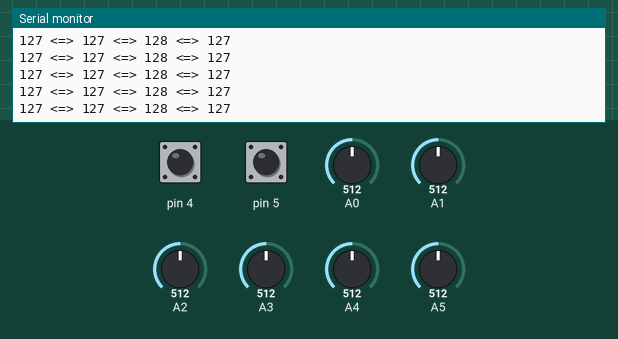
Simulated run of this sketch. Board: Arduino Uno, built with avr-gcc and run on an emulated ATmega328P. On the bench: the last lines printed to the serial monitor. The test bench sets the inputs (shaded band); at power-on: A3 = 512, pin 4 HIGH, pin 5 HIGH, A0 = 512, A1 = 512, A2 = 512, A4 = 512, A5 = 512. No radio packets arrive unless stated.

Above: at 1.2 s.
1.3 s: A3 set to 610
At 2.3 s:
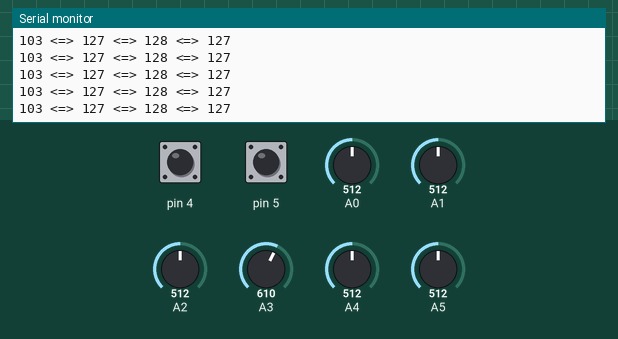
2.8 s: A3 set to 641
At 3.3 s:
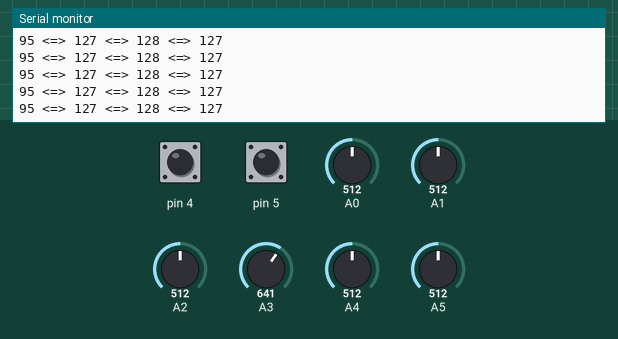
Timing chart, 0 to 5.8 s (numbered marks = the images above; inputs shaded):
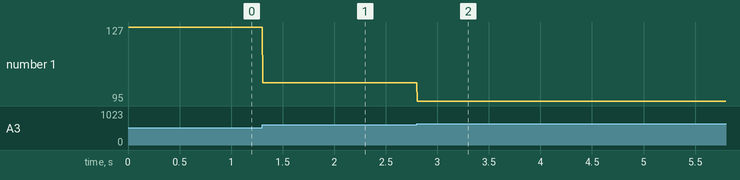

Measured:
- after the input at 1.3 s, the serial monitor: prints a new line at once (image 1)
- after the input at 2.8 s, the serial monitor: prints a new line at once (image 2)
- plotted number 1: 127 → 103 after the input at 1.3 s, 103 → 95 after the input at 2.8 s

The sketch:

Com_Tx.ino
```cpp
// 8 Channel Transmitter (No Trim) | 8 Kanal Verici (Trim Yok)
// Input pin A5

#include <SPI.h>
#include <nRF24L01.h>
#include <RF24.h>
const uint64_t pipeOut = 0xE8E8F0F0E1LL;  // NOTE: The same as in the receiver 000322 | Alıcı kodundaki adres ile aynı olmalı
RF24 radio(9, 10);                        // select CE,CSN pin | CE ve CSN pinlerin seçimi

struct Signal {
  byte throttle;
  byte pitch;
  byte roll;
  byte yaw;
  byte aux1;
  byte aux2;
  byte aux3;
  byte aux4;
};

Signal data;

void ResetData() {
  data.throttle = 0;
  data.pitch = 127;
  data.roll = 127;
  data.yaw = 127;
  data.aux1 = 0;  // Signal lost position | Sinyal kesildiğindeki pozisyon
  data.aux2 = 0;
  data.aux3 = 0;
  data.aux4 = 0;
}

void setup() {
  //Configure the NRF24 module  | NRF24 modül konfigürasyonu
  radio.begin();
  Serial.begin(115200);
  radio.openWritingPipe(pipeOut);
  radio.setChannel(100);
  radio.setAutoAck(false);
  radio.setDataRate(RF24_250KBPS);  // The lowest data rate value for more stable communication  | Daha kararlı iletişim için en düşük veri hızı.
  radio.setPALevel(RF24_PA_MAX);    // Output power is set for maximum |  Çıkış gücü maksimum için ayarlanıyor.
  radio.stopListening();            // Start the radio comunication for Transmitter | Verici için sinyal iletişimini başlatır.
  ResetData();

  for (int i = 14; i <= 19; i++) {
    pinMode(i, INPUT);
  }
  pinMode(4, INPUT_PULLUP);
  pinMode(5, INPUT_PULLUP);
}
// Joystick center and its borders | Joystick merkez ve sınırları
int Border_Map(int val, int lower, int middle, int upper, bool reverse) {
  val = constrain(val, lower, upper);
  if (val < middle)
    val = map(val, lower, middle, 0, 128);
  else
    val = map(val, middle, upper, 128, 255);
  return (reverse ? 255 - val : val);
}
void loop() {
  // Control Stick Calibration for channels  |  Her bir kanal için kumanda Kol Kalibrasyonları

  data.roll = Border_Map(analogRead(A3), 0, 512, 1023, true);  // "true" or "false" for signal direction | "true" veya "false" sinyal yönünü belirler
  data.pitch = Border_Map(analogRead(A2), 0, 512, 1023, true);
  // data.throttle = Border_Map( analogRead(A1),570, 800, 1023, false );  // For Single side ESC | Tek yönlü ESC için
  data.throttle = Border_Map(analogRead(A1), 0, 512, 1023, false);  // For Bidirectional ESC | Çift yönlü ESC için
  data.yaw = Border_Map(analogRead(A0), 0, 512, 1023, true);
  data.aux1 = Border_Map(analogRead(A4), 0, 512, 1023, true);  // "true" or "false" for change signal direction | "true" veya "false" sinyal yönünü değiştirir.
  data.aux2 = Border_Map(analogRead(A5), 0, 512, 1023, true);  // "true" or "false" for change signal direction | "true" veya "false" sinyal yönünü değiştirir.
  data.aux3 = digitalRead(5);
  data.aux4 = digitalRead(4);

  radio.write(&data, sizeof(Signal));
  Serial.print(data.roll);
  Serial.print(" <=> ");
  Serial.print(data.pitch);
  Serial.print(" <=> ");
  Serial.print(data.throttle);
  Serial.print(" <=> ");
  Serial.println(data.yaw);
}
```
